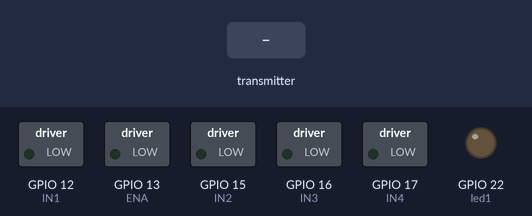
Recording of a sketch running on a simulated ESP32. Shown: switched loads named in the sketch (green lamp = pin HIGH), output pins drawn as LEDs (lit = HIGH). The inputs (shaded band) are chosen by the test bench. What the sketch prints to the serial monitor is not drawn.

Above: at 1.2 s.
1.3 s: the transmitter starts sending lxAxisValue = 0
At 2.0 s:
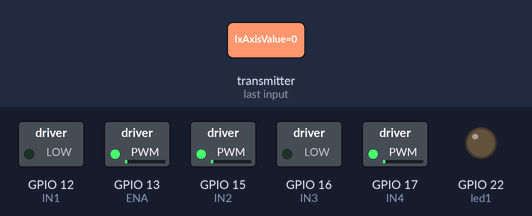
2.8 s: the transmitter starts sending lyAxisValue = 0
At 3.2 s:
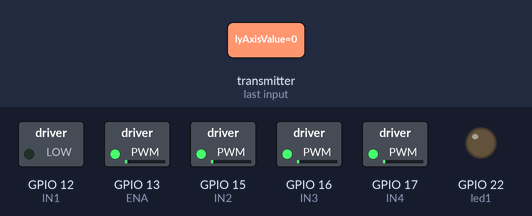
4.3 s: the transmitter starts sending switch1Value = 64
At 5.5 s:
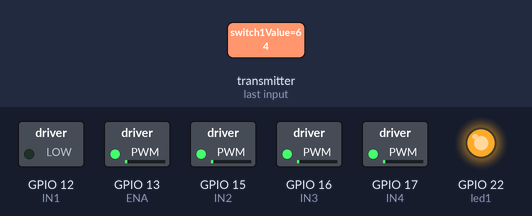
5.8 s: the transmitter starts sending lxAxisValue = 128
At 6.6 s:
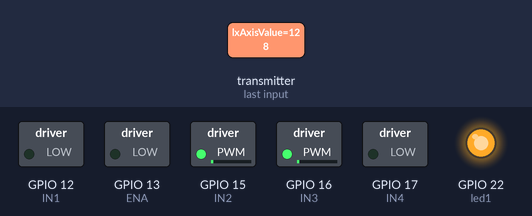
7.3 s: the transmitter starts sending lyAxisValue = 128
At 8.2 s:
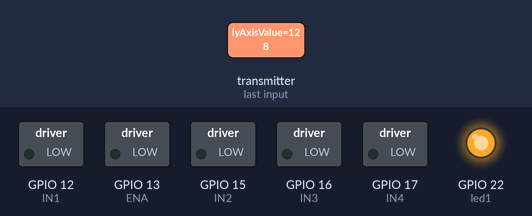
8.8 s: the transmitter starts sending lxAxisValue = 64
At 10.1 s:
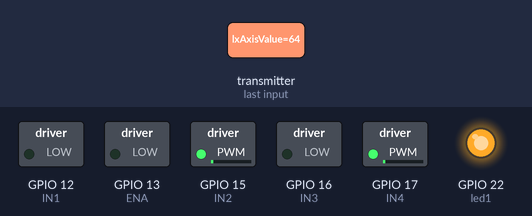
Timing chart, 0 to 11.3 s (numbered marks = the images above; inputs shaded):
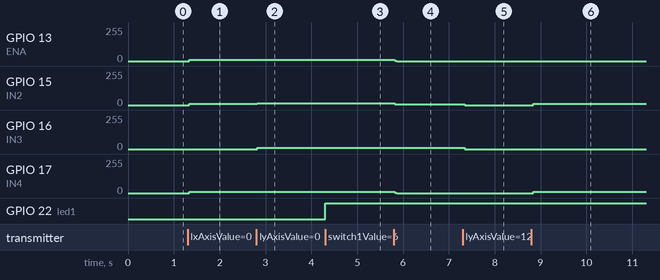

Measured:
- after the input at 1.3 s, GPIO 13 (ENA), GPIO 15 (IN2), GPIO 17 (IN4): 0/255 → 8/255 at once
- after the input at 2.8 s, GPIO 15 (IN2): 8/255 → 14/255 at once; GPIO 16 (IN3): 0/255 → 9/255 at once
- after the input at 4.3 s, GPIO 22 (led1): LOW → HIGH at once
- after the input at 5.8 s, GPIO 13 (ENA), GPIO 17 (IN4): 8/255 → 0/255 at once; GPIO 15 (IN2): 14/255 → 7/255 at once
- after the input at 7.3 s, GPIO 15 (IN2): 7/255 → 0/255 at once; GPIO 16 (IN3): 9/255 → 0/255 at once
- after the input at 8.8 s, GPIO 15 (IN2), GPIO 17 (IN4): 0/255 → 8/255 at once

The sketch:

ESPNOW_Receiver_l298_tank.ino
```cpp
#include <esp_now.h>
#include <WiFi.h>
#include <ESP32Servo.h>

#define SIGNAL_TIMEOUT 1000  // This is signal timeout in milli seconds. We will reset the data if no signal

unsigned long lastRecvTime = 0;

struct PacketData {
  byte lxAxisValue;
  byte lyAxisValue;
  byte rxAxisValue;
  byte ryAxisValue;

  byte switch1Value;
  byte switch2Value;
  byte switch3Value;
  byte switch4Value;
  byte switch5Value;
  byte switch6Value;
  byte switch7Value;
  byte switch8Value;
};
PacketData receiverData;


#define ENA 13
#define IN1 12
#define IN2 15
#define ENB 4
#define IN3 16
#define IN4 17

int motor_speed = 0;
int motor_speed1 = 0;

int led1 = 22;


//Assign default input received values
void setInputDefaultValues() {
  // The middle position for joystick. (254/2=127)
  receiverData.lxAxisValue = 127;
  receiverData.lyAxisValue = 127;
  receiverData.rxAxisValue = 127;
  receiverData.ryAxisValue = 127;
  receiverData.switch1Value = LOW;
}
void mapAndWriteValues() {

  digitalWrite(led1, receiverData.switch1Value);
}


// callback function that will be executed when data is received
void OnDataRecv(const uint8_t *mac, const uint8_t *incomingData, int len) {
  if (len == 0) {
    return;
  }
  memcpy(&receiverData, incomingData, sizeof(receiverData));
  mapAndWriteValues();
  mapAndWriteValues();
  lastRecvTime = millis();
}

void setUpPinModes() {

  pinMode(ENA, OUTPUT);
  pinMode(ENA, OUTPUT);
  pinMode(IN1, OUTPUT);
  pinMode(IN2, OUTPUT);
  pinMode(IN3, OUTPUT);
  pinMode(IN4, OUTPUT);
  pinMode(led1, OUTPUT);
  digitalWrite(IN1, LOW);
  digitalWrite(IN2, LOW);
  digitalWrite(IN3, LOW);
  digitalWrite(IN4, LOW);
  setInputDefaultValues();
}

void setup() {
  setUpPinModes();

  Serial.begin(115200);
  WiFi.mode(WIFI_STA);

  // Init ESP-NOW
  if (esp_now_init() != ESP_OK) {
    Serial.println("Error initializing ESP-NOW");
    return;
  }

  esp_now_register_recv_cb(OnDataRecv);
}


void loop() {

  unsigned long now = millis();
  if ( now - lastRecvTime > SIGNAL_TIMEOUT )
  {
    Serial.println("No Signal");
  }

 int x_pos = receiverData.lxAxisValue;
 int y_pos = receiverData.lyAxisValue;

if (x_pos < 125){
    motor_speed = map(x_pos, 125, 0, 0, 255);
    motor_speed1 = 0;
    digitalWrite(IN1, LOW);
    digitalWrite(IN2, HIGH);
    digitalWrite(IN3, LOW);
    digitalWrite(IN4, HIGH);
    analogWrite(ENA, motor_speed);
  }
else if (x_pos > 129){
    motor_speed = map(x_pos, 129, 255, 0, 255);
    motor_speed1 = 0;
    digitalWrite(IN1, HIGH);
    digitalWrite(IN2, LOW);
    digitalWrite(IN3, HIGH);
    digitalWrite(IN4, LOW);
    analogWrite(ENA, motor_speed);
  }
  else// (x_pos>400 && x_pos <600 && y_pos>400 && y_pos <600){  //Joystick center position
    digitalWrite(IN1, LOW);
    digitalWrite(IN2, LOW);
    digitalWrite(IN3, LOW);
    digitalWrite(IN4, LOW);
    analogWrite(ENA, 0);
  //}
if (y_pos < 125){
    motor_speed1 = map(y_pos, 125, 0, 0, 255);
    motor_speed = 0;
    digitalWrite(IN1, LOW);
    digitalWrite(IN2, HIGH);
    digitalWrite(IN4, LOW);
    digitalWrite(IN3, HIGH);
    analogWrite(ENA, motor_speed);
  }
else if (y_pos > 129){
    motor_speed1 = map(y_pos, 129, 255, 0, 255);
    motor_speed = 0;
    digitalWrite(IN1, HIGH);
    digitalWrite(IN2, LOW);
    digitalWrite(IN4, HIGH);
    digitalWrite(IN3, LOW);
    analogWrite(ENA, motor_speed);
  }
else
    digitalWrite(IN1, LOW);
    digitalWrite(IN2, LOW);
    digitalWrite(IN3, LOW);
    digitalWrite(IN4, LOW);
    analogWrite(ENA, 0);
}
```
